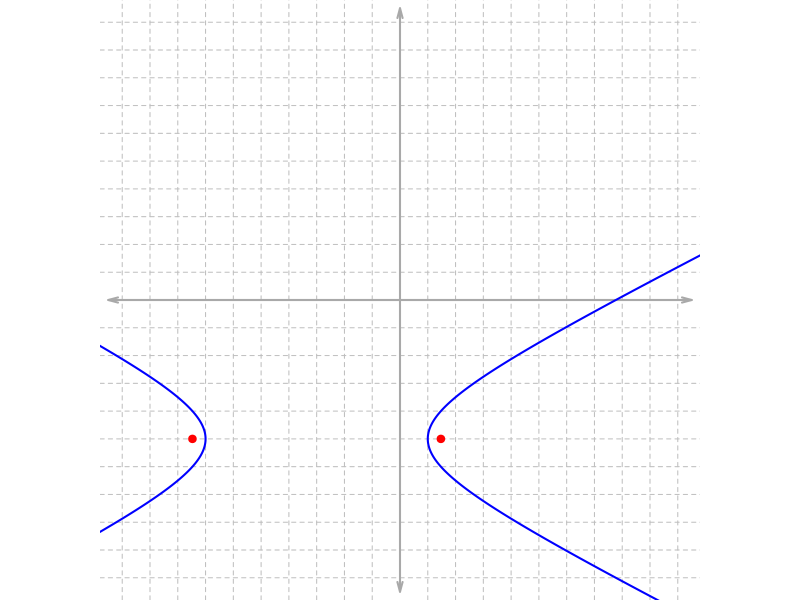
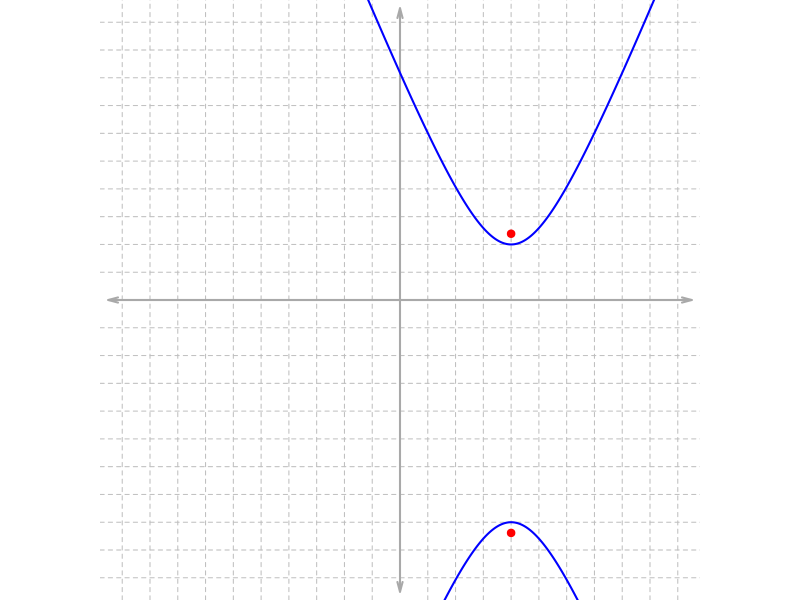
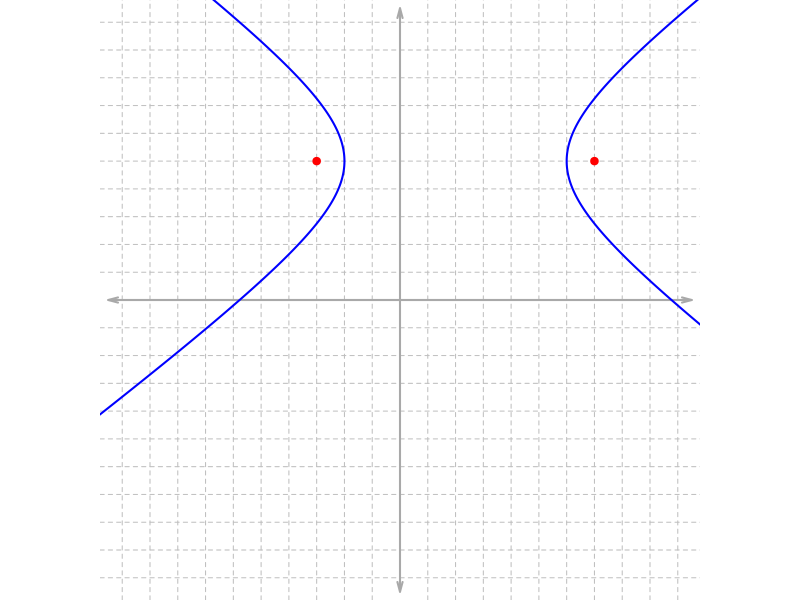
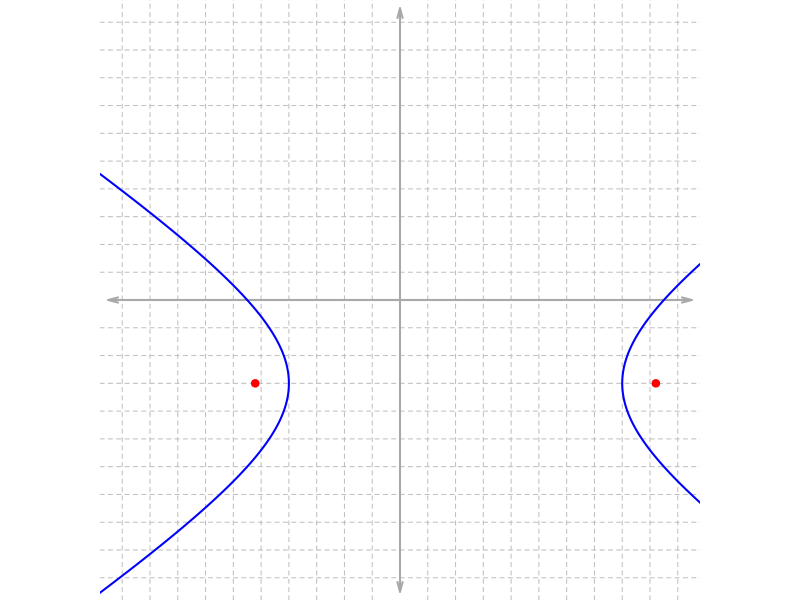
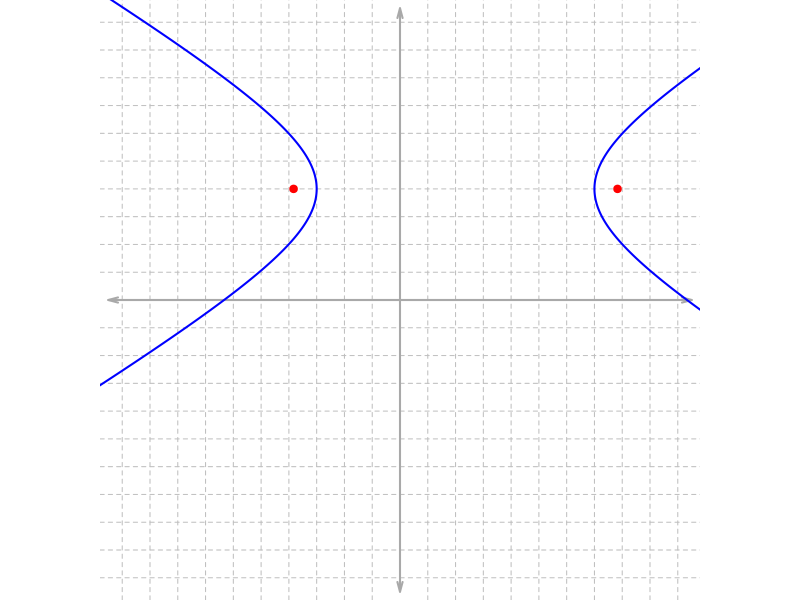
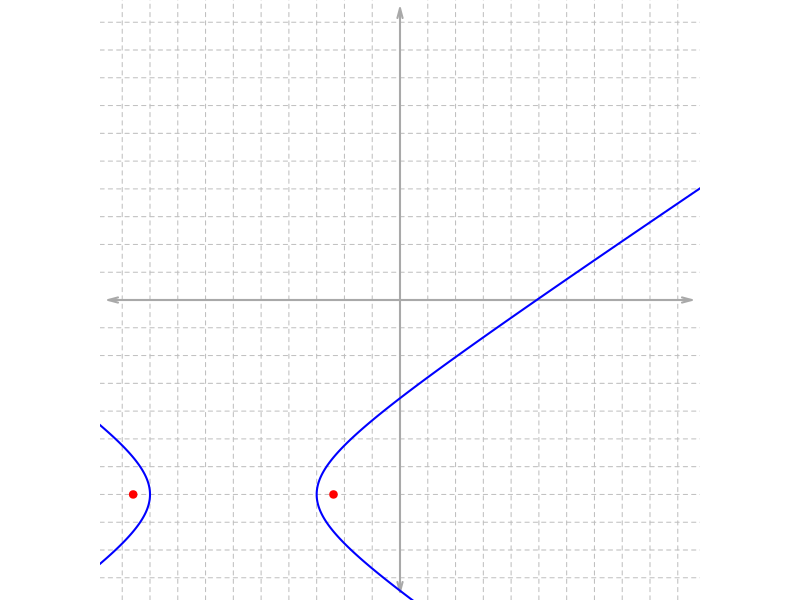

Generate these figures, in order, with R:
## ---- chunk 1
fixer = function(exp){
  exp = gsub("--","+",exp,fixed=T)
  return(exp)
}
gcd2 <- function(a, b) {
  if (b == 0) a else Recall(b, a %% b)
}
gcd <- function(...) Reduce(gcd2, c(...))

numq = 6
hkabs = list()
for(i in 1:numq){
  while(T){
    hkab = sample(2:8,4)
    h = hkab[1]*sample(c(-1,1),1)
    k = hkab[2]*sample(c(-1,1),1)
    a = hkab[3]
    b = hkab[4]
    c = sqrt(a^2+b^2)
    if(abs(h)+c<10 && abs(k)+b<10 && b/a<3 && b/a>1/3){break}
  }
  hkabs[[i]] = c(h,k,a,b)
}

figshows = character()
eqs = character()
eqshows = character()
ishors = numeric()
x1s = list()
x2s = list()
y1s = list()
y2s = list()
xfs = list()
yfs = list()
sols = character()

for(i in 1:numq){
  h = hkabs[[i]][1]
  k = hkabs[[i]][2]
  a = hkabs[[i]][3]
  b = hkabs[[i]][4]
  figshow = sample(c(T,F),1)
  if(figshow){
    figshows=c(figshows,'asis')
  } else {
    figshows=c(figshows,'hide') 
  }
  ishor = sample(c(T,F),1)
  ishors = c(ishors,1*ishor)
  ord = sample(c(1,2),1)
  if(ishor && ord==1){
    eq = fixer(paste0("\\frac{(x-",h,")^2}{",a^2,"}-\\frac{(y-",k,")^2}{",b^2,"}=1"))
  } else if(ishor && ord==2){
    eq = fixer(paste0("-\\frac{(y-",k,")^2}{",b^2,"}+\\frac{(x-",h,")^2}{",a^2,"}=1"))
  } else if(!ishor && ord==1){
    eq = fixer(paste0("\\frac{(y-",h,")^2}{",a^2,"}-\\frac{(x-",k,")^2}{",b^2,"}=1"))
  } else if(!ishor && ord==2){
    eq = fixer(paste0("-\\frac{(x-",k,")^2}{",b^2,"}+\\frac{(y-",h,")^2}{",a^2,"}=1"))
  }
  eqs = c(eqs,eq)
  if(figshow){
    eqshows= c(eqshows,"")
  } else {
    eqshows = c(eqshows,paste0("$$",eq,"$$",collapse=""))
  }
  if(ishor){
    th = seq(-pi/2,pi/2,length.out=1000)
    x = h+a/cos(th)
    y = k+b*tan(th)
    x1s[[i]] = x
    y1s[[i]] = y
    th = seq(pi/2+0.000001,3*pi/2-0.00001,length.out=1000)
    x = h+a/cos(th)
    y = k+b*tan(th)
    x2s[[i]] = x
    y2s[[i]] = y
    c = sqrt(a^2+b^2)
    xfs[[i]] = c(h-c,h+c)
    yfs[[i]] = c(k,k)
    sols = c(sols,"10")
  } else {
    th = seq(-pi/2,pi/2,length.out=1000)
    x = k+b*tan(th)
    y = h+a/cos(th)
    x1s[[i]] = x
    y1s[[i]] = y
    th = seq(pi/2+0.000001,3*pi/2-0.00001,length.out=1000)
    x = k+b*tan(th)
    y = h+a/cos(th)
    x2s[[i]] = x
    y2s[[i]] = y
    c = sqrt(a^2+b^2)
    yfs[[i]] = c(h-c,h+c)
    xfs[[i]] = c(k,k)
    sols = c(sols,"01")
  }
}

al = paste0("* ",c("horizontal","vertical"),collapse="\n")
al = paste0(rep(al,numq),collapse="\n")
## ---- chunk 2
par(mar=c(0,0,0,0),pty="s")
plot(0,0,type="n",xlim=c(-10,10),ylim=c(-10,10),axes=F,ann=F)
for(i in 1:10){
  abline(h=i,lty=2,col="grey")
  abline(h=-i,lty=2,col="grey")
  abline(v=i,lty=2,col="grey")
  abline(v=-i,lty=2,col="grey")
}
arrows(-10.5,0,10.5,0,length=0.1,angle=15,code=3,lwd=2,col="darkgrey")
arrows(0,-10.5,0,10.5,length=0.1,angle=15,code=3,lwd=2,col="darkgrey")
lines(x1s[[1]],y1s[[1]],col="blue",lwd=2)
lines(x2s[[1]],y2s[[1]],col="blue",lwd=2)
points(xfs[[1]],yfs[[1]],col="red",pch=19)
## ---- chunk 3
par(mar=c(0,0,0,0),pty="s")
plot(0,0,type="n",xlim=c(-10,10),ylim=c(-10,10),axes=F,ann=F)
for(i in 1:10){
  abline(h=i,lty=2,col="grey")
  abline(h=-i,lty=2,col="grey")
  abline(v=i,lty=2,col="grey")
  abline(v=-i,lty=2,col="grey")
}
arrows(-10.5,0,10.5,0,length=0.1,angle=15,code=3,lwd=2,col="darkgrey")
arrows(0,-10.5,0,10.5,length=0.1,angle=15,code=3,lwd=2,col="darkgrey")
lines(x1s[[2]],y1s[[2]],col="blue",lwd=2)
lines(x2s[[2]],y2s[[2]],col="blue",lwd=2)
points(xfs[[2]],yfs[[2]],col="red",pch=19)
## ---- chunk 4
par(mar=c(0,0,0,0),pty="s")
plot(0,0,type="n",xlim=c(-10,10),ylim=c(-10,10),axes=F,ann=F)
for(i in 1:10){
  abline(h=i,lty=2,col="grey")
  abline(h=-i,lty=2,col="grey")
  abline(v=i,lty=2,col="grey")
  abline(v=-i,lty=2,col="grey")
}
arrows(-10.5,0,10.5,0,length=0.1,angle=15,code=3,lwd=2,col="darkgrey")
arrows(0,-10.5,0,10.5,length=0.1,angle=15,code=3,lwd=2,col="darkgrey")
lines(x1s[[3]],y1s[[3]],col="blue",lwd=2)
lines(x2s[[3]],y2s[[3]],col="blue",lwd=2)
points(xfs[[3]],yfs[[3]],col="red",pch=19)
## ---- chunk 5
par(mar=c(0,0,0,0),pty="s")
plot(0,0,type="n",xlim=c(-10,10),ylim=c(-10,10),axes=F,ann=F)
for(i in 1:10){
  abline(h=i,lty=2,col="grey")
  abline(h=-i,lty=2,col="grey")
  abline(v=i,lty=2,col="grey")
  abline(v=-i,lty=2,col="grey")
}
arrows(-10.5,0,10.5,0,length=0.1,angle=15,code=3,lwd=2,col="darkgrey")
arrows(0,-10.5,0,10.5,length=0.1,angle=15,code=3,lwd=2,col="darkgrey")
lines(x1s[[4]],y1s[[4]],col="blue",lwd=2)
lines(x2s[[4]],y2s[[4]],col="blue",lwd=2)
points(xfs[[4]],yfs[[4]],col="red",pch=19)
## ---- chunk 6
par(mar=c(0,0,0,0),pty="s")
plot(0,0,type="n",xlim=c(-10,10),ylim=c(-10,10),axes=F,ann=F)
for(i in 1:10){
  abline(h=i,lty=2,col="grey")
  abline(h=-i,lty=2,col="grey")
  abline(v=i,lty=2,col="grey")
  abline(v=-i,lty=2,col="grey")
}
arrows(-10.5,0,10.5,0,length=0.1,angle=15,code=3,lwd=2,col="darkgrey")
arrows(0,-10.5,0,10.5,length=0.1,angle=15,code=3,lwd=2,col="darkgrey")
lines(x1s[[5]],y1s[[5]],col="blue",lwd=2)
lines(x2s[[5]],y2s[[5]],col="blue",lwd=2)
points(xfs[[5]],yfs[[5]],col="red",pch=19)
## ---- chunk 7
par(mar=c(0,0,0,0),pty="s")
plot(0,0,type="n",xlim=c(-10,10),ylim=c(-10,10),axes=F,ann=F)
for(i in 1:10){
  abline(h=i,lty=2,col="grey")
  abline(h=-i,lty=2,col="grey")
  abline(v=i,lty=2,col="grey")
  abline(v=-i,lty=2,col="grey")
}
arrows(-10.5,0,10.5,0,length=0.1,angle=15,code=3,lwd=2,col="darkgrey")
arrows(0,-10.5,0,10.5,length=0.1,angle=15,code=3,lwd=2,col="darkgrey")
lines(x1s[[6]],y1s[[6]],col="blue",lwd=2)
lines(x2s[[6]],y2s[[6]],col="blue",lwd=2)
points(xfs[[6]],yfs[[6]],col="red",pch=19)
